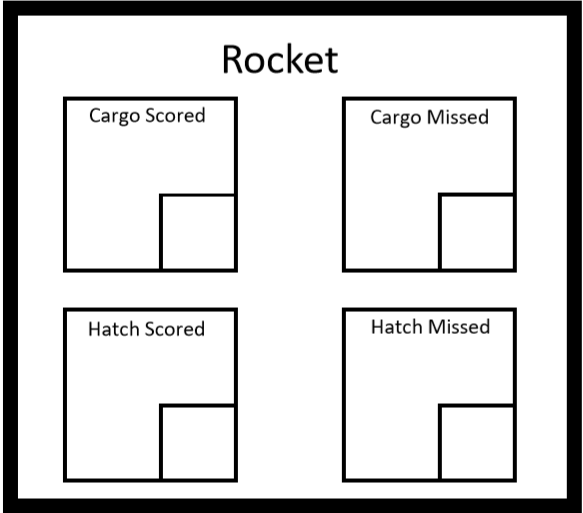
#> input picture ocr_test.png, 583 x 513 px
$ python -i deskew.py   (imports and definitions only)
#> lines starting #> are read from the running program, lines starting #| are printed output that depends on the picture; after the words box and inside, x2 and y2 are one past the last pixel; in counts of white or black regions, pixels touching at a corner belong together
# import the necessary packages
import numpy as np
import argparse
import cv2

def deskew(input_file, output_file):
	# construct the argument parse and parse the arguments

	# load the image from disk
#> called with input_file = 'ocr_test.png', output_file = 'out.png'
	image = cv2.imread(input_file)
#> image is the input picture: shape (513, 583, 3); min 0, max 255, mean 214.3

	# convert the image to grayscale and flip the foreground
	# and background to ensure foreground is now "white" and
	# the background is "black"
	gray = cv2.cvtColor(image, cv2.COLOR_BGR2GRAY)
	gray = cv2.bitwise_not(gray)
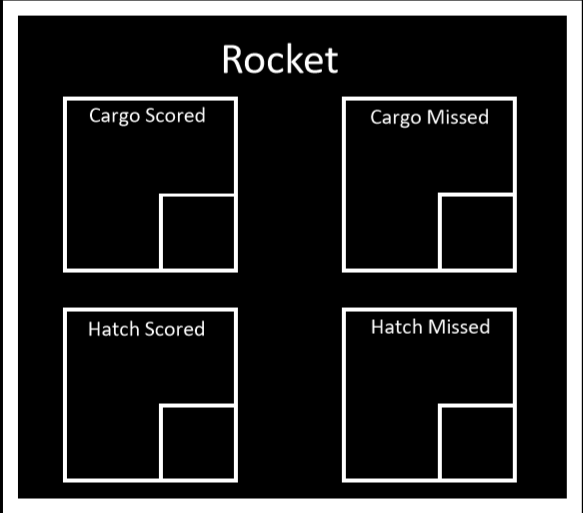
#> gray: shape (513, 583); min 0, max 255, mean 40.7

	# threshold the image, setting all foreground pixels to
	# 255 and all background pixels to 0
	thresh = cv2.threshold(gray, 0, 255,
		cv2.THRESH_BINARY | cv2.THRESH_OTSU)[1]
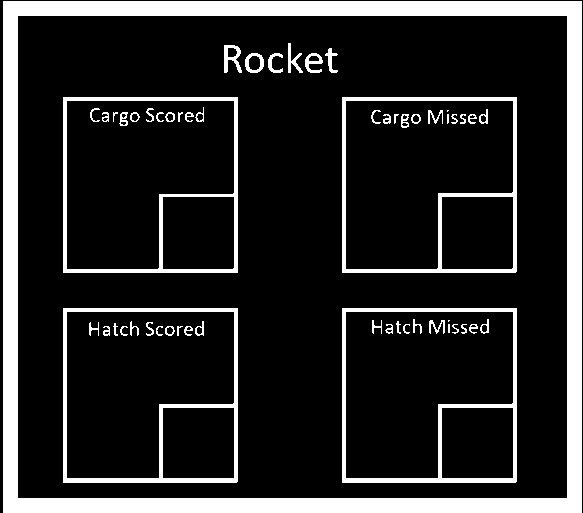
#> thresh: shape (513, 583); 16.2% white; 57 white regions (5 under 20 px), largest, box (x1, y1, x2, y2) and area: (3, 1, 582, 513) 31830, (63, 308, 238, 483) 3483, (342, 308, 517, 483) 3483

	# grab the (x, y) coordinates of all pixel values that
	# are greater than zero, then use these coordinates to
	# compute a rotated bounding box that contains all
	# coordinates
	coords = np.column_stack(np.where(thresh > 0))
#> coords = 48429 pairs, first value 1 to 512, second value 3 to 581
	angle = cv2.minAreaRect(coords)[-1]
#> angle = -90

	# the `cv2.minAreaRect` function returns values in the
	# range [-90, 0); as the rectangle rotates clockwise the
	# returned angle trends to 0 -- in this special case we
	# need to add 90 degrees to the angle
	if angle < -45:
		angle = -(90 + angle)
#> angle = 0

	# otherwise, just take the inverse of the angle to make
	# it positive
	else:
		angle = -angle

	# rotate the image to deskew it
	(h, w) = image.shape[:2]
#> h = 513; w = 583
	center = (w // 2, h // 2)
#> center = (291, 256)
	M = cv2.getRotationMatrix2D(center, angle, 1.0)
#> M = [[1, 0, 0], [0, 1, 0]]
	rotated = cv2.warpAffine(image, M, (w, h),
		flags=cv2.INTER_CUBIC, borderMode=cv2.BORDER_REPLICATE)

	# show the output image
	# print("[INFO] angle: {:.3f}".format(angle))
	# cv2.imwrite(output_file, rotated)

	# image2 = cv2.imread(output_file)
	gray = cv2.cvtColor(rotated, cv2.COLOR_BGR2GRAY)
	black_pixels = np.array(np.where(gray <= 190))

	first_black_pixel = black_pixels[:,0]
#> first_black_pixel = [0, 3]

	last_black_pixel = black_pixels[:,-1]
#> last_black_pixel = [512, 581]

	new_img = gray[first_black_pixel[0]:last_black_pixel[0], 0:len(gray[1])]
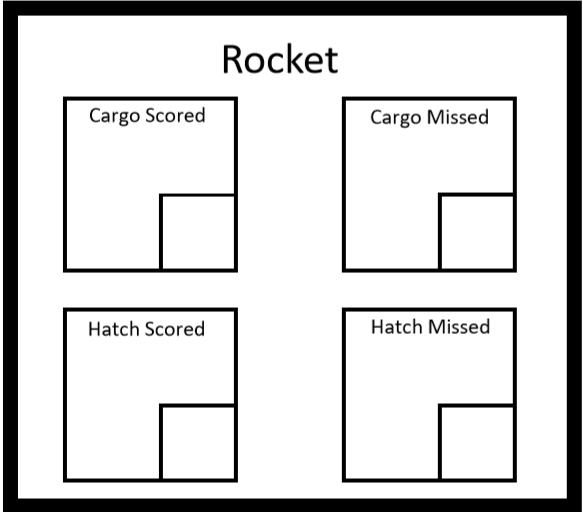
#> new_img: shape (512, 583); min 0, max 255, mean 214.7

	cv2.imwrite(output_file, new_img)

>>> result = deskew('ocr_test.png', 'out.png')

$ run again, on testing.png
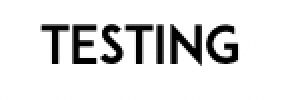
#> input picture testing.png, 144 x 50 px (shown 2 times larger)
#> in deskew, image is the input picture: shape (50, 144, 3); mean B, G, R 225.3, 225.4, 225.3
#> in deskew, `thresh = cv2.threshold(gray, 0, 255, cv2.THRESH_BINARY | cv2.THRESH_OT..`:
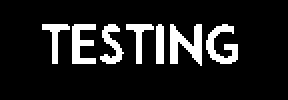
#> thresh: shape (50, 144) (shown 2 times larger); 12.2% white; 7 white regions, largest, box (x1, y1, x2, y2) and area: (85, 12, 101, 33) 194, (103, 12, 119, 32) 155, (36, 12, 48, 32) 148
#> coords = 878 pairs, first value 12 to 32, second value 21 to 118
#> in deskew, `angle = cv2.minAreaRect(coords)[-1]`: angle = -90
#> in deskew, `angle = -(90 + angle)`: angle = 0
#> M = [[1, 0, 0], [0, 1, 0]]
#> first_black_pixel = [12, 21]
#> last_black_pixel = [32, 100]
#> in deskew, `new_img = gray[first_black_pixel[0]:last_black_pixel[0], 0:len(gray[1])]`:
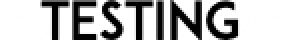
#> new_img: shape (20, 144) (shown 2 times larger); min 0, max 255, mean 181.2

$ run again, on text.png
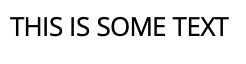
#> input picture text.png, 246 x 64 px
#> in deskew, image is the input picture: shape (64, 246, 3); mean B, G, R 233.6, 233.6, 233.6
#> in deskew, `gray = cv2.bitwise_not(gray)`:
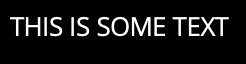
#> gray: shape (64, 246); min 0, max 255, mean 21.4
#> in deskew, `thresh = cv2.threshold(gray, 0, 255, cv2.THRESH_BINARY | cv2.THRESH_OT..`:
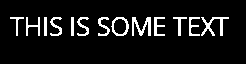
#> thresh: shape (64, 246); 8.5% white in thin lines or dots, all inside (x1, y1, x2, y2) = (10, 17, 229, 36)
#> coords = 1331 pairs, first value 17 to 35, second value 10 to 228
#> in deskew, `angle = cv2.minAreaRect(coords)[-1]`: angle = -90
#> in deskew, `angle = -(90 + angle)`: angle = 0
#> M = [[1, 0, 0], [0, 1, 0]]
#> first_black_pixel = [17, 10]
#> last_black_pixel = [35, 222]
